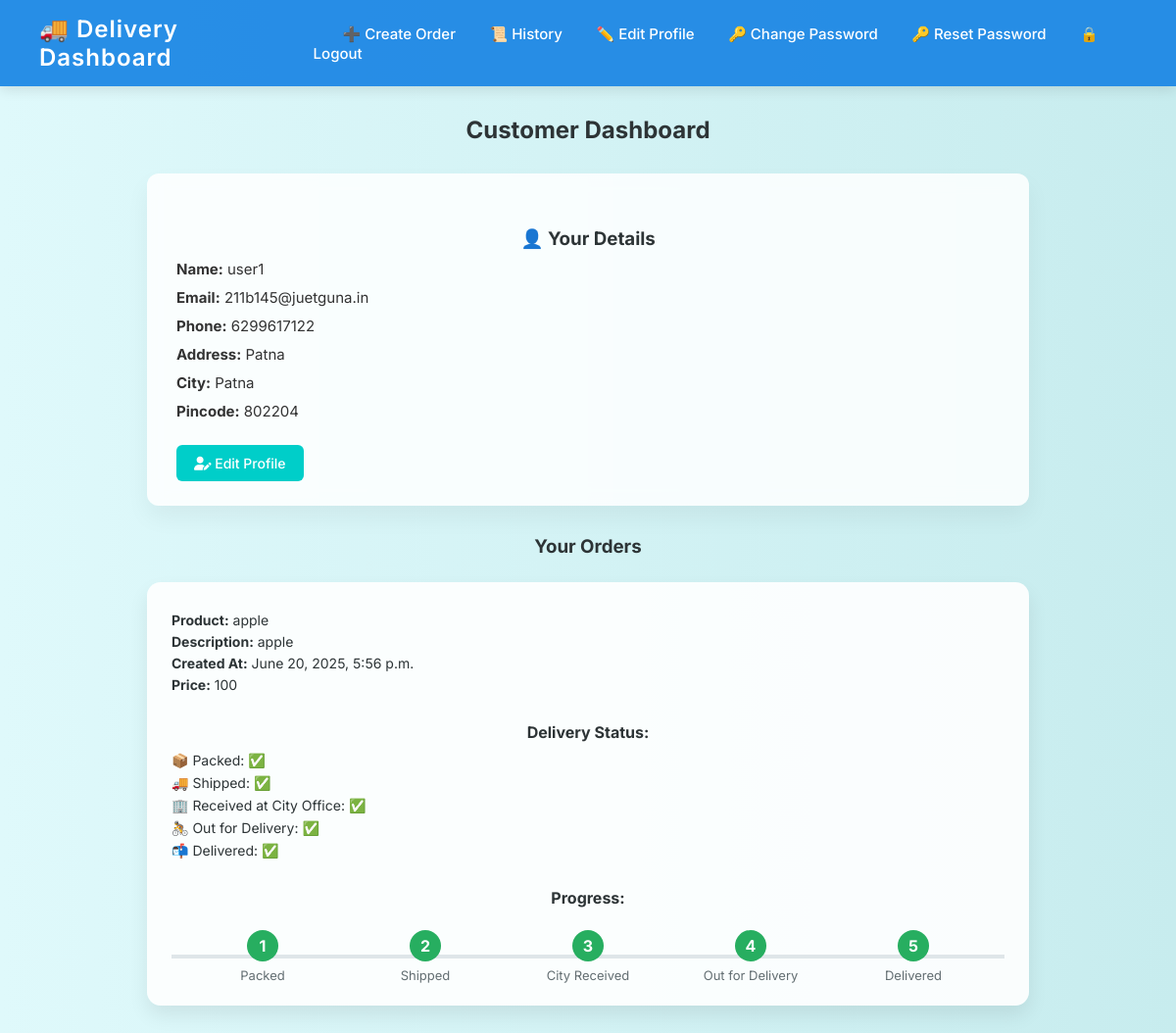
Before: /customer_dashboard/ (signed in) with the older database file.
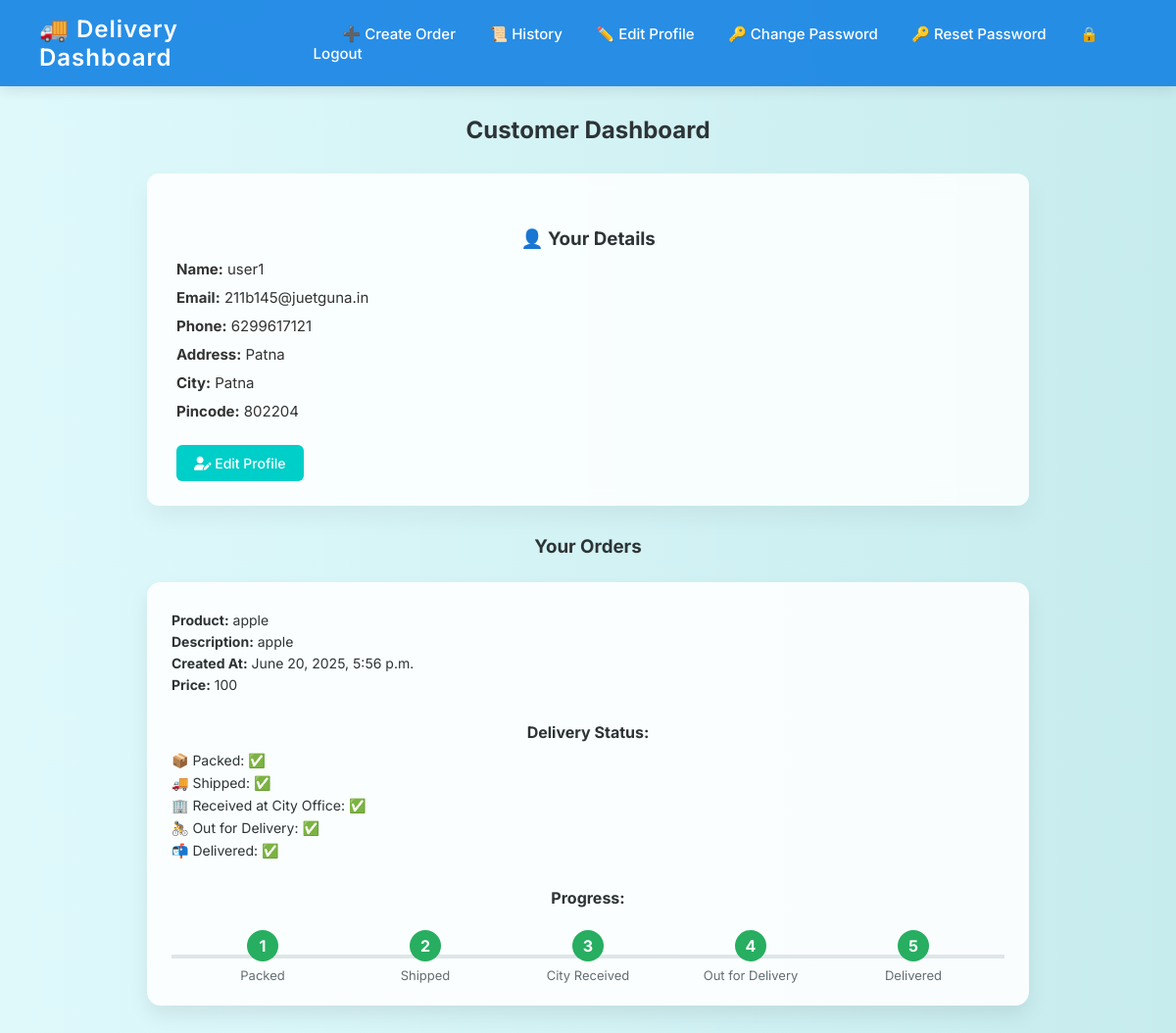
After: the same page with the newer database file.
### delivery_app/models.py (models this page shows, shortened)
class Customer(models.Model):
    user=models.OneToOneField(User,on_delete=models.CASCADE)
    address=models.TextField()
    phone=models.CharField(max_length=10)
    city=models.CharField(max_length=100)
    pincode=models.CharField(max_length=10)

class User(AbstractUser):
    ROLE_CHOICES = (
        ('customer', 'Customer'),
        ('warehouse_manager', 'Warehouse Manager'),
        ('city_manager', 'City Manager'),
        ('porter', 'Porter'),
    )
    role = models.CharField(max_length=20, choices=ROLE_CHOICES)

### delivery_app/views.py (the view)
# urls.py: path('customer_dashboard/', views.customer_dashboard, name='customer_dashboard'),
@login_required
def customer_dashboard(request):
    try:
        customer_detail = Customer.objects.get(user=request.user)
        orders = Order.objects.filter(customer=customer_detail).order_by('-created_at')
    except Customer.DoesNotExist:
        customer_detail = None
        orders = []
    return render(request, 'customer_dashboard.html', {
        'customer_detail': customer_detail,
        'orders': orders,
    })

### delivery_app/templates/customer_dashboard.html (shortened to what this page needs)
{% load static %}
<!DOCTYPE html>
<html lang="en">
<head>
  <link rel="stylesheet" href="{% static 'css/customer_dashboard.css' %}">
  <link rel="stylesheet" href="https://cdnjs.cloudflare.com/ajax/libs/font-awesome/6.5.0/css/all.min.css">
</head>
<body>
<div class="navbar">
  <div class="navbar-brand">🚚 Delivery Dashboard</div>
  <div class="navbar-links">
    <a href="{% url 'create_order' %}">➕ Create Order</a>
    <a href="{% url 'customer_history' %}">📜 History</a>
    <a href="{% url 'edit_customer_profile' %}">✏️ Edit Profile</a>
    <a href="{% url 'password_change' %}">🔑 Change Password</a>
    <a href="{% url 'password_reset' %}">🔑 Reset Password</a>
    <a href="{% url 'logout' %}" class="logout-link">🔒 Logout</a>
  </div>
</div>
  <h2>Customer Dashboard</h2>
  {% if customer_detail %}
    <div class="customer-info">
      <h3>👤 Your Details</h3>
      <p><strong>Name:</strong> {{ customer_detail.user.username }}</p>
      <p><strong>Email:</strong> {{ customer_detail.user.email }}</p>
      <p><strong>Phone:</strong> {{ customer_detail.phone }}</p>
      <p><strong>Address:</strong> {{ customer_detail.address }}</p>
      <p><strong>City:</strong> {{ customer_detail.city }}</p>
      <p><strong>Pincode:</strong> {{ customer_detail.pincode }}</p>
      <a href="{% url 'edit_customer_profile'%}" class="button"> <i class="fas fa-user-edit"></i> Edit Profile</a>
    </div>
  {% endif %}
  <h3>Your Orders</h3>
  {% for order in orders %}
    <div class="order-card">
      <p><strong>Product:</strong> {{ order.product_name }}</p>
      <p><strong>Description:</strong> {{ order.description }}</p>
      <p><strong>Created At:</strong> {{ order.created_at }}</p>
      <p><strong>Price:</strong> {{ order.price }}</p>
      <h4>Delivery Status:</h4>
      <ul>
        <li>📦 Packed: {% if order.is_packed %}✅{% else %}❌{% endif %}</li>
        <li>🚚 Shipped: {% if order.is_shipped %}✅{% else %}❌{% endif %}</li>
        <li>🏢 Received at City Office: {% if order.received_at_city %}✅{% else %}❌{% endif %}</li>
        <li>🚴 Out for Delivery: {% if order.out_for_delivery %}✅{% else %}❌{% endif %}</li>
        <li>📬 Delivered: {% if order.is_delivered %}✅{% else %}❌{% endif %}</li>
      </ul>
      <h4>Progress:</h4>
      <div class="progress-container">
        <div class="progress-step {% if order.is_packed %}completed{% endif %}"><span>1</span><label>Packed</label></div>
        <div class="progress-step {% if order.is_shipped %}completed{% endif %}"><span>2</span><label>Shipped</label></div>
        <div class="progress-step {% if order.received_at_city %}completed{% endif %}"><span>3</span><label>City Received</label></div>
        <div class="progress-step {% if order.out_for_delivery %}completed{% endif %}"><span>4</span><label>Out for Delivery</label></div>
        <div class="progress-step {% if order.is_delivered %}completed{% endif %}"><span>5</span><label>Delivered</label></div>
      </div>
    </div>
  {% empty %}
    <p>You have no orders yet.</p>
  {% endfor %}
</body>
</html>

Changed rows visible on the page:
changed Customer "Patna": phone "6299617122" → "6299617121"
